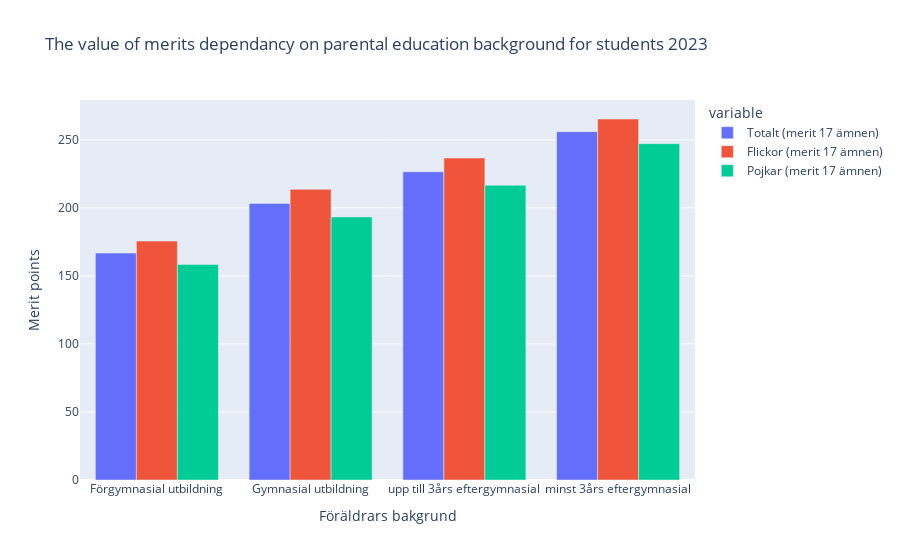

The cell this chart's notebook holds for it:
### Code cell
df_data5=pd.DataFrame()
df_data5 = df_tabell1B[df_tabell1B['Läsår\nHuvudman\nBakgrund'].isin(['Förgymnasial utbildning','Gymnasial utbildning','Kort utbildning','Lång utbildning'])].copy()
df_data5.rename(columns={'Läsår\nHuvudman\nBakgrund':'Föräldrars bakgrund'}, inplace = True)

fig5 = px.bar(df_data5, x='Föräldrars bakgrund', y=['Totalt (merit 17 ämnen)', 'Flickor (merit 17 ämnen)', 'Pojkar (merit 17 ämnen)' ], 
               title="The value of merits dependancy on parental education background for students 2023",
               barmode='group',
              labels={'Huvudman': 'Studen category', 'value':'Merit points'},
              
              hover_data={'Föräldrars bakgrund': True, 'value': ':.2f'})
fig5.update_xaxes(labelalias={'Kort utbildning':'upp till 3års eftergymnasial', 'Lång utbildning':'minst 3års eftergymnasial'})
fig5.show()

### Figure 1 — Plotly figure (JSON) as saved in the notebook; plotly's stock layout.template omitted (floating-point values rounded to 4 significant figures)
{"data": [{"alignmentgroup": "True", "hovertemplate": "variable=Totalt (merit 17 ämnen)<br>Föräldrars bakgrund=%{x}<br>Merit points=%{y:.2f}<extra></extra>", "legendgroup": "Totalt (merit 17 ämnen)", "marker": {"color": "#636efa", "pattern": {"shape": ""}}, "name": "Totalt (merit 17 ämnen)", "offsetgroup": "Totalt (merit 17 ämnen)", "orientation": "v", "showlegend": true, "textposition": "auto", "type": "bar", "x": ["Förgymnasial utbildning", "Gymnasial utbildning", "Kort utbildning", "Lång utbildning"], "xaxis": "x", "y": [166.8, 203.2, 226.5, 256], "yaxis": "y"}, {"alignmentgroup": "True", "hovertemplate": "variable=Flickor (merit 17 ämnen)<br>Föräldrars bakgrund=%{x}<br>Merit points=%{y:.2f}<extra></extra>", "legendgroup": "Flickor (merit 17 ämnen)", "marker": {"color": "#EF553B", "pattern": {"shape": ""}}, "name": "Flickor (merit 17 ämnen)", "offsetgroup": "Flickor (merit 17 ämnen)", "orientation": "v", "showlegend": true, "textposition": "auto", "type": "bar", "x": ["Förgymnasial utbildning", "Gymnasial utbildning", "Kort utbildning", "Lång utbildning"], "xaxis": "x", "y": [175.6, 213.6, 236.6, 265.3], "yaxis": "y"}, {"alignmentgroup": "True", "hovertemplate": "variable=Pojkar (merit 17 ämnen)<br>Föräldrars bakgrund=%{x}<br>Merit points=%{y:.2f}<extra></extra>", "legendgroup": "Pojkar (merit 17 ämnen)", "marker": {"color": "#00cc96", "pattern": {"shape": ""}}, "name": "Pojkar (merit 17 ämnen)", "offsetgroup": "Pojkar (merit 17 ämnen)", "orientation": "v", "showlegend": true, "textposition": "auto", "type": "bar", "x": ["Förgymnasial utbildning", "Gymnasial utbildning", "Kort utbildning", "Lång utbildning"], "xaxis": "x", "y": [158.3, 193.3, 216.6, 247.2], "yaxis": "y"}], "layout": {"barmode": "group", "legend": {"title": {"text": "variable"}, "tracegroupgap": 0}, "title": {"text": "The value of merits dependancy on parental education background for students 2023"}, "xaxis": {"anchor": "y", "domain": [0, 1], "labelalias": {"Kort utbildning": "upp till 3års eftergymnasial", "Lång utbildning": "minst 3års eftergymnasial"}, "title": {"text": "Föräldrars bakgrund"}}, "yaxis": {"anchor": "x", "domain": [0, 1], "title": {"text": "Merit points"}}}}
